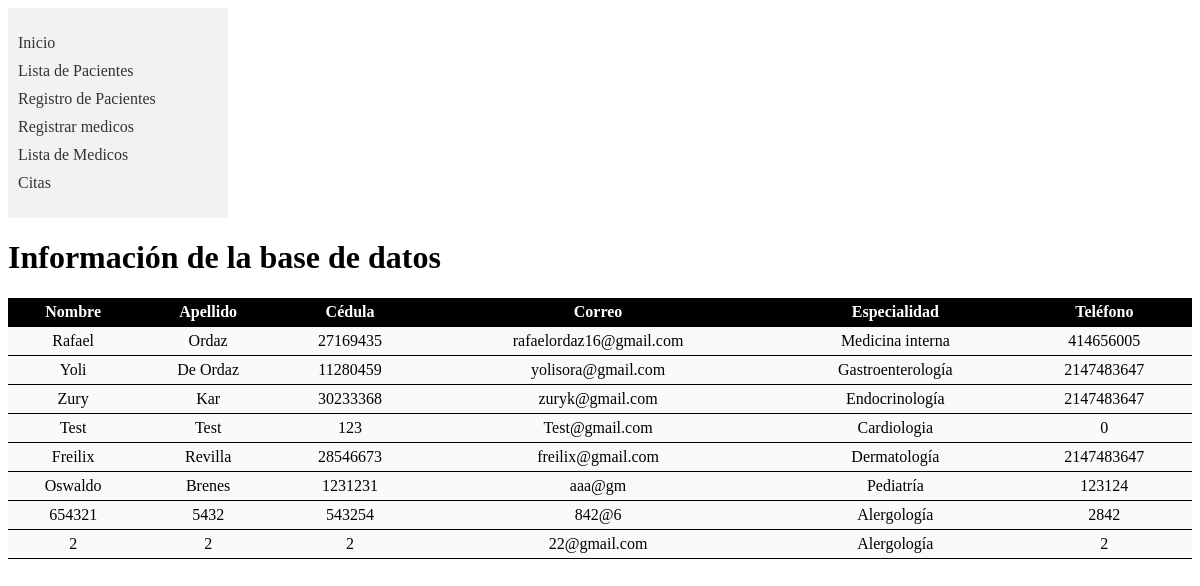
/tesis/lista-medicos.php, run on the app's committed database.
### tables this page shows
CREATE TABLE `medicos` (
  `id` int(11) NOT NULL,
  `nombre` varchar(30) NOT NULL,
  `apellido` varchar(30) NOT NULL,
  `cedula` int(10) NOT NULL,
  `telefono` int(20) NOT NULL,
  `correo` varchar(30) NOT NULL,
  `especialidad` varchar(50) NOT NULL
);

### tesis/medicos.php (the view, shortened to what this page needs)
<?php
    $sql = "SELECT * FROM medicos";
    $resultado = $conexion->query($sql);
    if ($resultado->num_rows > 0) {
        echo "<h1>Información de la base de datos</h1>";
        echo "<table class='tabla-pacientes'>";
        echo "<tr><th>Nombre</th><th>Apellido</th><th>Cédula</th><th>Correo</th><th>Especialidad</th><th>Teléfono</th></tr>";
        while ($row = $resultado->fetch_assoc()) {
            echo "<tr>";
            echo "<td>" . $row['nombre'] . "</td>";
            echo "<td>" . $row['apellido'] . "</td>";
            echo "<td>" . $row['cedula'] . "</td>";
            echo "<td>" . $row['correo'] . "</td>";
            echo "<td>" . $row['especialidad'] . "</td>";
            echo "<td>" . $row['telefono'] . "</td>";
            echo "</tr>";
        }
        echo "</table>";
    } else {
        echo "No se encontraron resultados en la base de datos.";
    }
    ?>

### tesis/styles.css (style rules this page uses)
.tabla-pacientes { background-color: #fafafa; width: 100%; border-collapse: collapse; color: rgb(0, 0, 0); }
.tabla-pacientes th, .tabla-pacientes td { padding: 5px; text-align: center; border-bottom: 1px solid #000000; }
.tabla-pacientes th { background-color: #000000; color: rgb(255, 255, 255); ; }

### data on the page
medicos: nombre "Rafael", apellido "Ordaz", cedula "27169435", correo "rafaelordaz16@gmail.com", especialidad "Medicina interna", telefono "414656005"
medicos: nombre "Yoli", apellido "De Ordaz", cedula "11280459", correo "yolisora@gmail.com", especialidad "Gastroenterología", telefono "2147483647"
medicos: nombre "Zury", apellido "Kar", cedula "30233368", correo "zuryk@gmail.com", especialidad "Endocrinología", telefono "2147483647"
medicos: nombre "Test", apellido "Test", cedula "123", correo "Test@gmail.com", especialidad "Cardiologia", telefono "0"
medicos: nombre "Freilix", apellido "Revilla", cedula "28546673", correo "freilix@gmail.com", especialidad "Dermatología", telefono "2147483647"
medicos: nombre "Oswaldo", apellido "Brenes", cedula "1231231", correo "aaa@gm", especialidad "Pediatría", telefono "123124"
medicos: nombre "654321", apellido "5432", cedula "543254", correo "842@6", especialidad "Alergología", telefono "2842"
medicos: nombre "2", apellido "2", cedula "2", correo "22@gmail.com", especialidad "Alergología", telefono "2"
